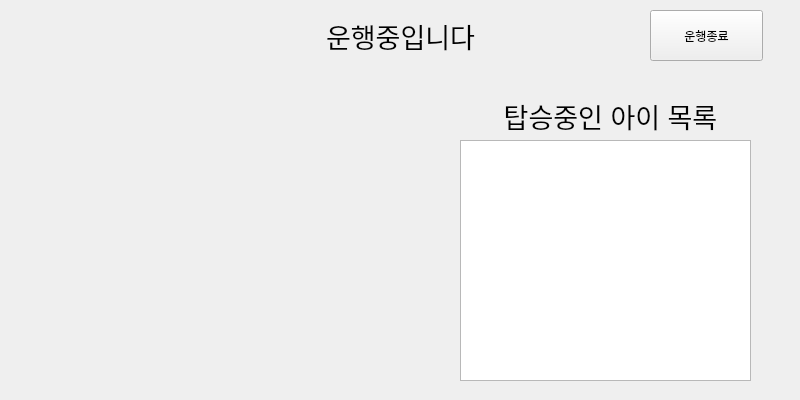
<?xml version="1.0" encoding="UTF-8"?>
<ui version="4.0">
 <class>From</class>
 <widget class="QWidget" name="From">
  <property name="geometry">
   <rect>
    <x>0</x>
    <y>0</y>
    <width>800</width>
    <height>400</height>
   </rect>
  </property>
  <property name="windowTitle">
   <string>Form</string>
  </property>
  <widget class="QListWidget" name="boardChildListWidget">
   <property name="geometry">
    <rect>
     <x>460</x>
     <y>140</y>
     <width>291</width>
     <height>241</height>
    </rect>
   </property>
  </widget>
  <widget class="QWidget" name="verticalLayoutWidget_2">
   <property name="geometry">
    <rect>
     <x>30</x>
     <y>100</y>
     <width>381</width>
     <height>281</height>
    </rect>
   </property>
   <layout class="QVBoxLayout" name="mapLayout"/>
  </widget>
  <widget class="QPushButton" name="endDriveButton">
   <property name="geometry">
    <rect>
     <x>650</x>
     <y>10</y>
     <width>113</width>
     <height>51</height>
    </rect>
   </property>
   <property name="text">
    <string>운행종료</string>
   </property>
  </widget>
  <widget class="QLabel" name="titleName">
   <property name="geometry">
    <rect>
     <x>220</x>
     <y>20</y>
     <width>361</width>
     <height>31</height>
    </rect>
   </property>
   <property name="font">
    <font>
     <family>Arial</family>
     <pointsize>20</pointsize>
    </font>
   </property>
   <property name="text">
    <string>운행중입니다</string>
   </property>
   <property name="alignment">
    <set>Qt::AlignCenter</set>
   </property>
  </widget>
  <widget class="QLabel" name="titleName_2">
   <property name="geometry">
    <rect>
     <x>430</x>
     <y>100</y>
     <width>361</width>
     <height>31</height>
    </rect>
   </property>
   <property name="font">
    <font>
     <family>Arial</family>
     <pointsize>20</pointsize>
    </font>
   </property>
   <property name="text">
    <string>탑승중인 아이 목록</string>
   </property>
   <property name="alignment">
    <set>Qt::AlignCenter</set>
   </property>
  </widget>
 </widget>
 <resources/>
 <connections/>
</ui>
